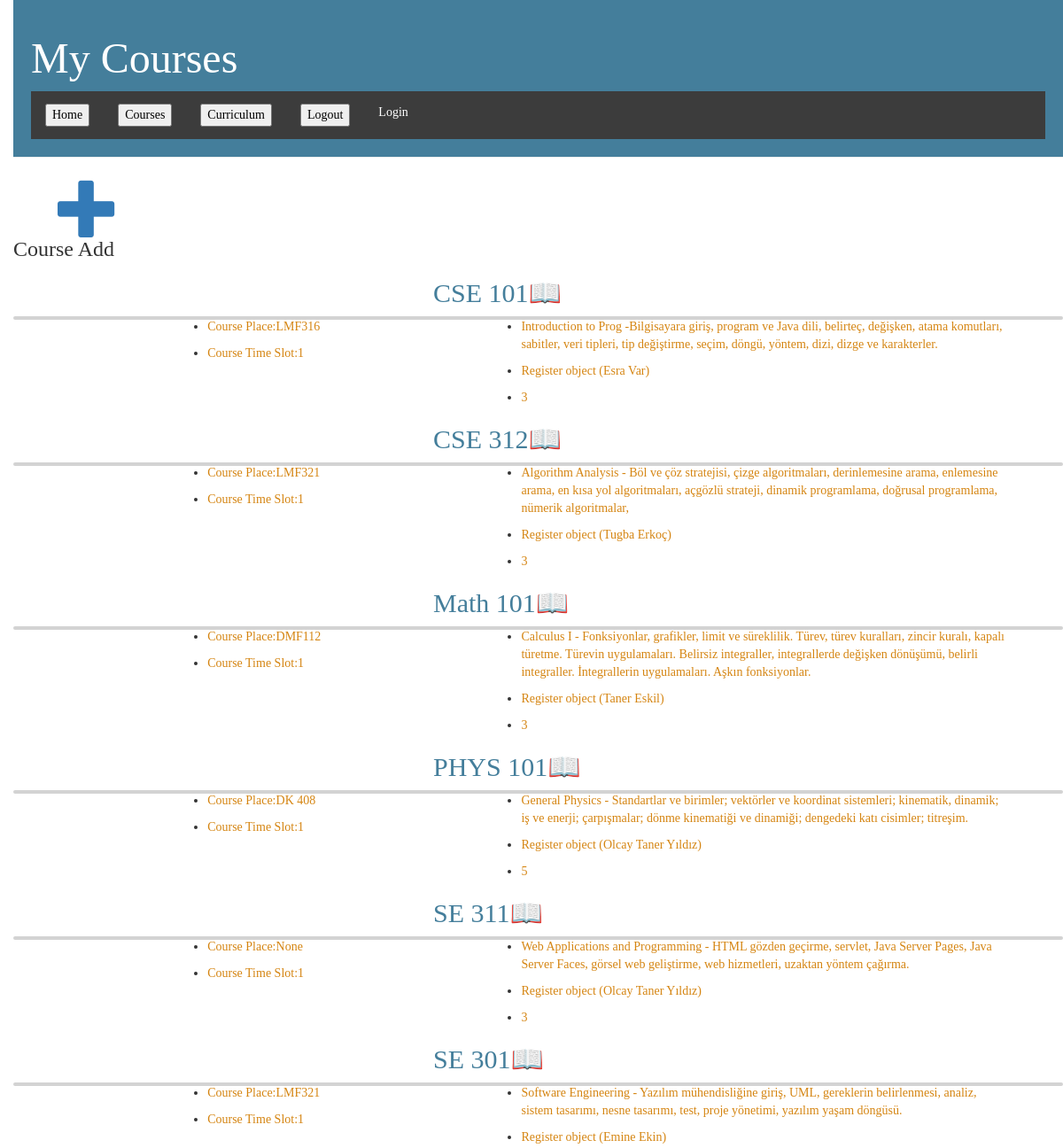
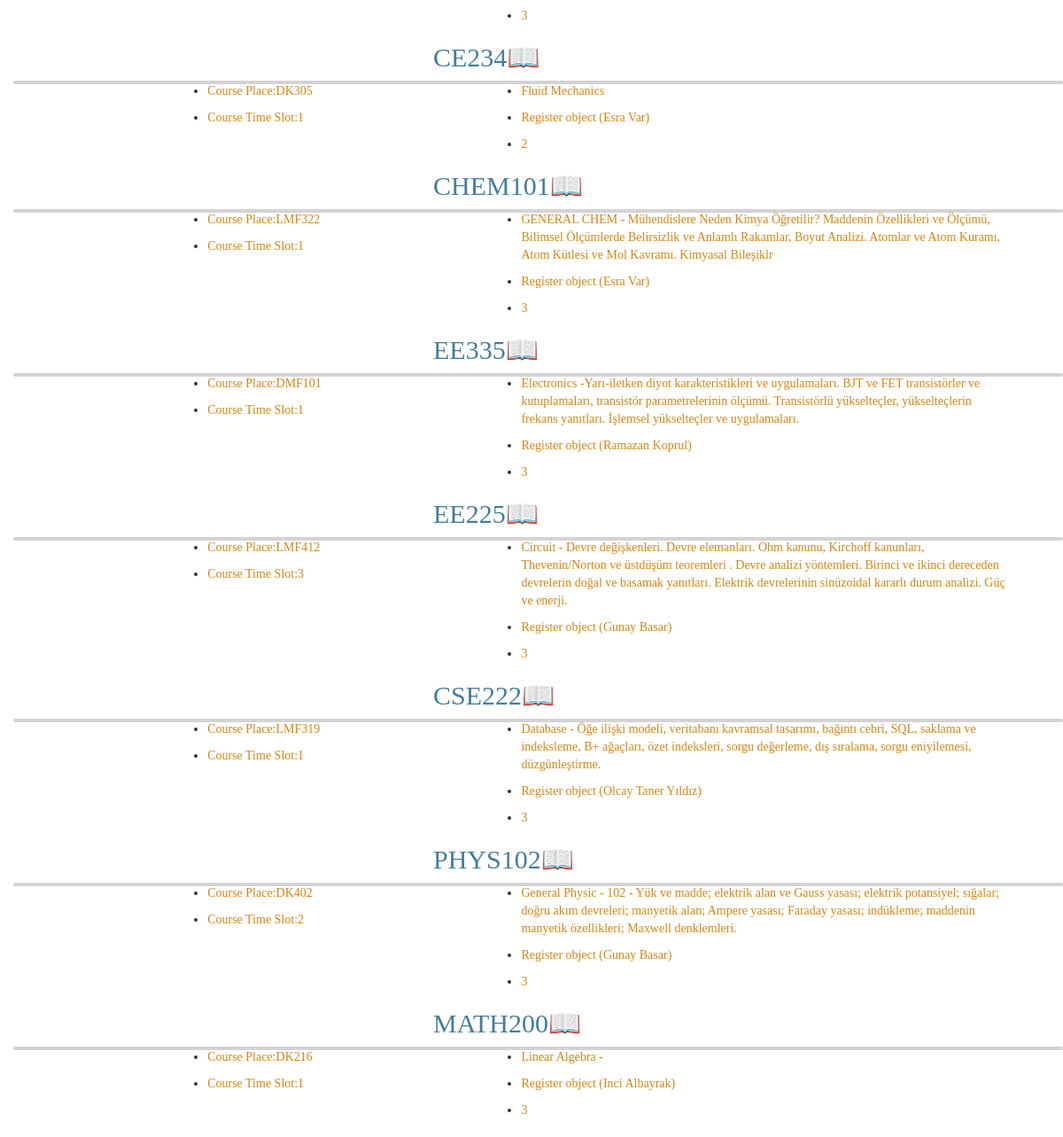
The page /course on the database its author committed (2 pictures, top to bottom).
### Reg/models.py (models this page shows)
class Course(models.Model):
    class Meta:
        unique_together = (('course_name', 'day', 'hour'),)
    course_name = models.CharField(max_length=200, primary_key=True)
    instructor = models.ForeignKey(Register, default='Emine Ekin', on_delete=models.CASCADE)
    syllabus = models.TextField(null=True)
    section = models.IntegerField(default=1)
    place = models.CharField(max_length=10, null=True, blank=True)
    day = models.IntegerField(choices=DAYS_OF_WEEK, default=None)
    hour = models.IntegerField(choices=COURSE_HOUR, default=None)
    to = models.IntegerField(choices=COURSE_HOUR, default=1)
    credit = models.IntegerField(null=True)
    depName = models.ForeignKey(Faculty, on_delete=models.CASCADE)
    def __str__(self):
        return self.course_name

class Register(models.Model):
    name = models.CharField(max_length=255, primary_key=True)
    email = models.EmailField(default='empty@mail.com')
    password = models.CharField(max_length=255, null=True)
    usertype = models.IntegerField(default=1, validators=[MinValueValidator(0), MaxValueValidator(3)], )

### Reg/views.py (the view)
# urls.py: path('course', views.course_list, name='course_list'),
def course_list(request):
    courses = Course.objects.all()
    print(courses)
    return render(request, 'users/course_list.html', {'courses': courses})

### Reg/templates/users/course_list.html (shortened to what this page needs)
{% extends 'users/base.html' %}
{% block content %}
    {% for course in courses %}
    <div class="post">
<h2><a href="{% url 'course_detail' pk=course.pk %}" style="text-decoration: none; margin-left:40%">{{course.course_name}}📖</a></h2>
 <div style="border:solid 2px LightGray;border-radius:15px;">
    <ul style="width:30%; float:left;margin-left:15%;">
      <li><p>Course Place:{{course.place}}</p></li>
      <li><p>Course Time Slot:{{course.section}}</p></li>
   </ul>
   <ul style="width:50%; float:left;">
      <li><p>{{course.syllabus|linebreaksbr }}</p></li>
      <li><p>{{course.instructor|linebreaksbr }}</p></li>
       <li><p>{{ course.credit|linebreaksbr }}</p></li>
   </ul>
    </div>
    </div>
    {% endfor %}
{% endblock %}

### Reg/templates/users/base.html (shortened to what this page needs)
{% load static %}
<!DOCTYPE html>
<html lang="en">
<head>
    <link rel="stylesheet" href="//maxcdn.bootstrapcdn.com/bootstrap/3.2.0/css/bootstrap.min.css">
    <link rel="stylesheet" href="//maxcdn.bootstrapcdn.com/bootstrap/3.2.0/css/bootstrap-theme.min.css">
    <link rel="stylesheet" href="{% static 'css/base.css' %}">
</head>
<body>
    <div class="page-header">
    <h1><a href="/course">My Courses</a></h1>
        <ul id="nav">
            <li><a href="/course" style="color:Black;"><button>Home</button></a></li>
            <li><a><form action="{% url 'courseTaken' userNo="216CS2017" %}" method="POST">
                <button type="submit" style="color:black;">Courses</button>
                </form>
            </a></li>
            <li><a><form action="{% url 'curriculum' userNo="216CS2017" %}" method="POST">
                <button type="submit" style="color:black;">Curriculum</button>
                </form>
            </a></li>
            <li><a><form action="{% url 'logout_view' %}" method="POST">
                <button type="submit" style="color:black;">Logout</button>
                </form></a></li>
                <li><a href="/">Login</a></li>
        </ul>
    </div>
     <div>
            <a href="{% url 'course_new' %}" class="top-menu" style="margin:50px 0px 0px 50px;"><span class="glyphicon glyphicon-plus gi-5x"></span></a>
            <h3 style="margin-top:-5px;">Course Add</h3>
     </div>
    {% block content %}
    {% endblock %}
</body>
</html>

### Reg/static/css/base.css (style rules this page uses)
h1 a, h2 a { color: #447e9b; font-family: 'Handlee', cursive; }
body { padding-left: 15px; font-family: 'Handlee', cursive; }
.page-header { background-color: #447e9b; margin-top: 0; padding: 20px 20px 20px 20px; }
.page-header h1, .page-header h1 a, .page-header h1 a:visited, .page-header h1 a:active { color: #ffffff; font-size: 36pt; text-decoration: none; }
#nav { list-style-type: none; margin: 0; padding: 0; overflow: hidden; background-color: #3c3c3c; }
#nav li { float: left; max-width: 200px; }
#nav li a { display: block; color: white; text-align: center; padding: 14px 16px; text-decoration: none; }
li p { color: #d58512; }
.glyphicon-plus { font-size:50px; }
.gi-5x { font-size: 5em; }

### rows shown on the page
Course: course_name "CSE 101", place "LMF316", section "1", syllabus "Introduction to Prog -Bilgisayara giriş, program ve Java dili, belirteç, değişken, atama komutları, sabitler, veri tipleri, tip değiştirme, seçim, döngü, yöntem, dizi, dizge ve karakterler.", instructor "Register object (Esra Var)", credit "3"
Course: course_name "CSE 312", place "LMF321", section "1", syllabus "Algorithm Analysis - Böl ve çöz stratejisi, çizge algoritmaları, derinlemesine arama, enlemesine arama, en kısa yol algoritmaları, açgözlü strateji, dinamik programlama, doğrusal programlama, nümerik algoritmalar,", instructor "Register object (Tugba Erkoç)", credit "3"
Course: course_name "Math 101", place "DMF112", section "1", syllabus "Calculus I - Fonksiyonlar, grafikler, limit ve süreklilik. Türev, türev kuralları, zincir kuralı, kapalı türetme. Türevin uygulamaları. Belirsiz integraller, integrallerde değişken dönüşümü, belirli integraller. İntegrallerin uygulamaları. Aşkın fonksiyonlar.", instructor "Register object (Taner Eskil)", credit "3"
Course: course_name "PHYS 101", place "DK 408", section "1", syllabus "General Physics - Standartlar ve birimler; vektörler ve koordinat sistemleri; kinematik, dinamik; iş ve enerji; çarpışmalar; dönme kinematiği ve dinamiği; dengedeki katı cisimler; titreşim.", instructor "Register object (Olcay Taner Yıldız)", credit "5"
Course: course_name "SE 311", place "None", section "1", syllabus "Web Applications and Programming - HTML gözden geçirme, servlet, Java Server Pages, Java Server Faces, görsel web geliştirme, web hizmetleri, uzaktan yöntem çağırma.", instructor "Register object (Olcay Taner Yıldız)", credit "3"
Course: course_name "SE 301", place "LMF321", section "1", syllabus "Software Engineering - Yazılım mühendisliğine giriş, UML, gereklerin belirlenmesi, analiz, sistem tasarımı, nesne tasarımı, test, proje yönetimi, yazılım yaşam döngüsü.", instructor "Register object (Emine Ekin)", credit "3"
Course: course_name "CE234", place "DK305", section "1", syllabus "Fluid Mechanics", instructor "Register object (Esra Var)", credit "2"
Course: course_name "CHEM101", place "LMF322", section "1", syllabus "GENERAL CHEM - Mühendislere Neden Kimya Öğretilir? Maddenin Özellikleri ve Ölçümü, Bilimsel Ölçümlerde Belirsizlik ve Anlamlı Rakamlar, Boyut Analizi. Atomlar ve Atom Kuramı, Atom Kütlesi ve Mol Kavramı. Kimyasal Bileşiklr", instructor "Register object (Esra Var)", credit "3"
Course: course_name "EE335", place "DMF101", section "1", syllabus "Electronics -Yarı-iletken diyot karakteristikleri ve uygulamaları. BJT ve FET transistörler ve kutuplamaları, transistör parametrelerinin ölçümü. Transistörlü yükselteçler, yükselteçlerin frekans yanıtları. İşlemsel yükselteçler ve uygulamaları.", instructor "Register object (Ramazan Koprul)", credit "3"
Course: course_name "EE225", place "LMF412", section "3", syllabus "Circuit - Devre değişkenleri. Devre elemanları. Ohm kanunu, Kirchoff kanunları, Thevenin/Norton ve üstdüşüm teoremleri . Devre analizi yöntemleri. Birinci ve ikinci dereceden devrelerin doğal ve basamak yanıtları. Elektrik devrelerinin sinüzoidal kararlı durum analizi. Güç ve enerji.", instructor "Register object (Gunay Basar)", credit "3"
Course: course_name "CSE222", place "LMF319", section "1", syllabus "Database - Öğe ilişki modeli, veritabanı kavramsal tasarımı, bağıntı cebri, SQL, saklama ve indeksleme, B+ ağaçları, özet indeksleri, sorgu değerleme, dış sıralama, sorgu eniyilemesi, düzgünleştirme.", instructor "Register object (Olcay Taner Yıldız)", credit "3"
Course: course_name "PHYS102", place "DK402", section "2", syllabus "General Physic - 102 - Yük ve madde; elektrik alan ve Gauss yasası; elektrik potansiyel; sığalar; doğru akım devreleri; manyetik alan; Ampere yasası; Faraday yasası; indükleme; maddenin manyetik özellikleri; Maxwell denklemleri.", instructor "Register object (Gunay Basar)", credit "3"
Course: course_name "MATH200", place "DK216", section "1", syllabus "Linear Algebra -", instructor "Register object (Inci Albayrak)", credit "3"
